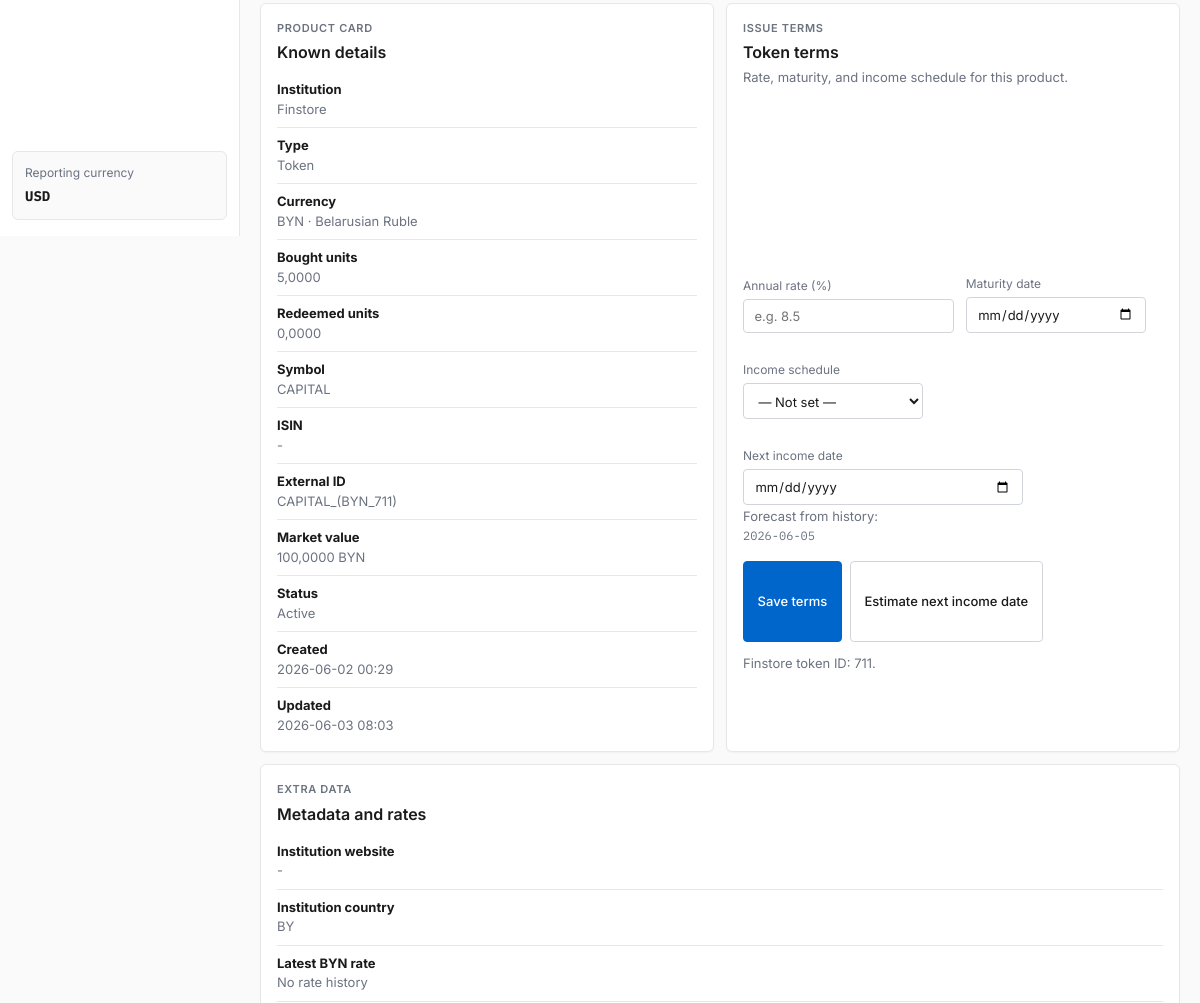
The page /products/620/ (middle part) on the database as committed earlier.
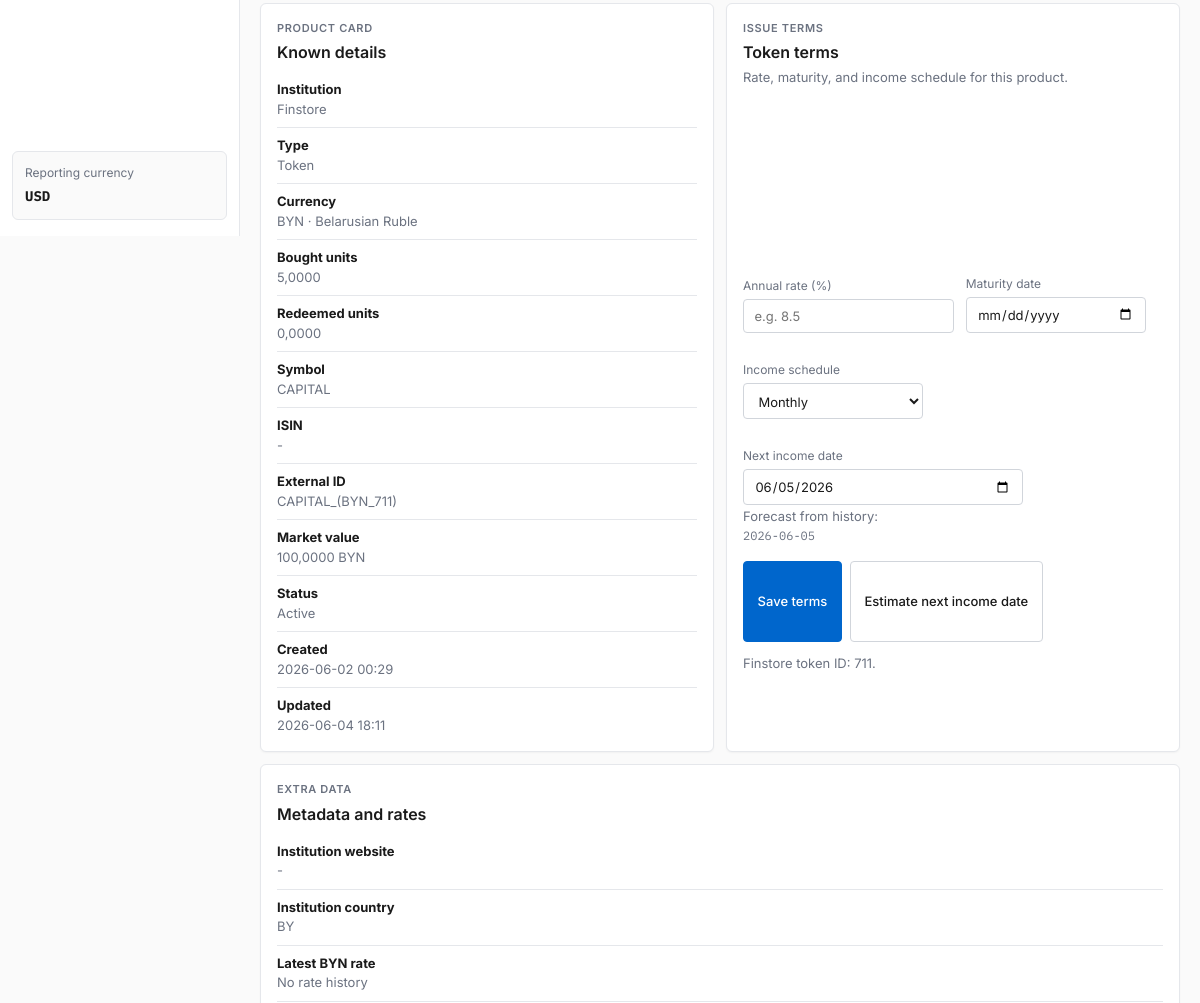
The same page on the database as committed later.
### apps/common/models.py (models this page shows, shortened)
class TimeStampedModel(models.Model):
	created_at = models.DateTimeField(auto_now_add=True)
	updated_at = models.DateTimeField(auto_now=True)
	class Meta:
		abstract = True

class Currency(TimeStampedModel):
	code = models.CharField(max_length=3, unique=True)
	name = models.CharField(max_length=64)
	symbol = models.CharField(max_length=8, blank=True)
	usd_rate = models.DecimalField(max_digits=18, decimal_places=6, default=1)
	is_base = models.BooleanField(default=False)
	metadata = models.JSONField(default=dict, blank=True)
	class Meta:
		ordering = ['code']
		verbose_name = 'Currency'
		verbose_name_plural = 'Currencies'

### apps/products/models.py (models this page shows, shortened)
class Product(TimeStampedModel):
	class ProductType(models.TextChoices):
		TOKEN = 'token', 'Token'
		STOCK = 'stock', 'Stock'
		BOND = 'bond', 'Bond'
		CRYPTO = 'crypto', 'Crypto'
		CFD = 'cfd', 'CFD'
		DEPOSIT = 'deposit', 'Deposit'
		ETF = 'etf', 'ETF'
		OTHER = 'other', 'Other'
	class IncomeSchedule(models.TextChoices):
		MONTHLY = 'monthly', 'Monthly'
		QUARTERLY = 'quarterly', 'Quarterly'
		SEMI_ANNUAL = 'semi_annual', 'Semi-annual'
		ANNUAL = 'annual', 'Annual'
		AT_MATURITY = 'at_maturity', 'At maturity'
		OTHER = 'other', 'Other'
	institution = models.ForeignKey('institutions.FinancialInstitution', on_delete=models.CASCADE, related_name='products')
	name = models.CharField(max_length=255)
	symbol = models.CharField(max_length=32, blank=True)
	isin = models.CharField(max_length=32, blank=True)
	product_type = models.CharField(max_length=32, choices=ProductType.choices, default=ProductType.OTHER)
	currency = models.ForeignKey('common.Currency', on_delete=models.PROTECT, related_name='products')
	units = models.DecimalField(max_digits=20, decimal_places=8, default=0)
	current_price = models.DecimalField(max_digits=20, decimal_places=8, default=0)
	current_value_usd = models.DecimalField(max_digits=20, decimal_places=2, default=0)
	external_id = models.CharField(max_length=128, blank=True)
	metadata = models.JSONField(default=dict, blank=True)
	is_active = models.BooleanField(default=True)
	annual_rate_pct = models.DecimalField(max_digits=8, decimal_places=4, null=True, blank=True)
	maturity_date = models.DateField(null=True, blank=True)
	income_schedule = models.CharField(
		max_length=16,
		choices=IncomeSchedule.choices,
		blank=True,
		default='',
	)
	next_income_date = models.DateField(null=True, blank=True)
	terms_updated_at = models.DateTimeField(null=True, blank=True)
	class Meta:
		ordering = ['name']
		constraints = [
			models.UniqueConstraint(
				fields=['institution', 'external_id'],
				condition=~Q(external_id=''),
				name='unique_product_external_id_per_institution',
			),
		]
	@property
	def market_value(self):
		return self.units * self.current_price
	@property
	def finstore_token_id(self) -> str:
		if isinstance(self.metadata, dict) and self.metadata.get('token_id'):
			return str(self.metadata['token_id'])
		if self.external_id and '_' in self.external_id:
			suffix = self.external_id.rsplit('_', 1)[-1]
			if suffix.endswith(')'):
				return suffix[:-1]
		return ''

### apps/institutions/models.py (models this page shows, shortened)
class FinancialInstitution(TimeStampedModel):
	class InstitutionType(models.TextChoices):
		BANK = 'bank', 'Bank'
		BROKER = 'broker', 'Broker'
		CRYPTO_EXCHANGE = 'crypto_exchange', 'Crypto exchange'
		INSURANCE = 'insurance', 'Insurance'
		OTHER = 'other', 'Other'
	name = models.CharField(max_length=255, unique=True)
	slug = models.SlugField(max_length=255, unique=True, blank=True)
	institution_type = models.CharField(max_length=32, choices=InstitutionType.choices, default=InstitutionType.BANK)
	country = models.CharField(max_length=2, default='BY')
	website = models.URLField(blank=True)
	base_currency = models.ForeignKey('common.Currency', null=True, blank=True, on_delete=models.SET_NULL, related_name='institutions')
	notes = models.TextField(blank=True)
	metadata = models.JSONField(default=dict, blank=True)
	is_active = models.BooleanField(default=True)
	class Meta:
		ordering = ['name']
		verbose_name = 'Financial institution'
		verbose_name_plural = 'Financial institutions'

### apps/products/views.py (the view, shortened to what this page needs)
# urls.py: path('<int:pk>/', views.product_detail, name='detail'),
@require_http_methods(['GET', 'POST'])
def product_detail(request, pk):
    product = get_object_or_404(
        Product.objects.select_related('institution', 'currency'),
        pk=pk,
    )
    terms_form = ProductTokenTermsForm(instance=product)
    context = _build_product_detail_context(product)
    context['terms_form'] = terms_form
    context['estimated_next_income_date'] = estimate_next_income_date(product)
    context['income_payment_count'] = len(income_payment_dates(product))
    context.update(_product_navigation(request, product))
    return render(request, 'products/detail.html', context)

### templates/products/detail.html (shortened to what this page needs)
{% extends 'core/base.html' %}
{% block content %}
<section class="stack-md">
    <div class="grid-two">
        <section class="panel stack-md">
            <div>
                <p class="eyebrow">Product card</p>
                <h2>Known details</h2>
            </div>
            <div class="meta-list">
                <div class="meta-item"><strong>Institution</strong><div class="muted">{{ product.institution.name }}</div></div>
                <div class="meta-item"><strong>Type</strong><div class="muted">{{ product.get_product_type_display }}</div></div>
                <div class="meta-item"><strong>Currency</strong><div class="muted">{{ product.currency.code }} · {{ product.currency.name }}</div></div>
                <div class="meta-item"><strong>Bought units</strong><div class="muted">{{ position_summary.bought_units|floatformat:4 }}</div></div>
                <div class="meta-item"><strong>Redeemed units</strong><div class="muted">{{ position_summary.redeemed_units|floatformat:4 }}</div></div>
                <div class="meta-item"><strong>Symbol</strong><div class="muted">{{ product.symbol|default:'-' }}</div></div>
                <div class="meta-item"><strong>ISIN</strong><div class="muted">{{ product.isin|default:'-' }}</div></div>
                <div class="meta-item"><strong>External ID</strong><div class="muted">{{ product.external_id|default:'-' }}</div></div>
                <div class="meta-item"><strong>Market value</strong><div class="muted">{{ product.market_value|floatformat:4 }} {{ product.currency.code }}</div></div>
                <div class="meta-item"><strong>Status</strong><div class="muted">{% if product.is_active %}Active{% else %}Inactive{% endif %}</div></div>
                <div class="meta-item"><strong>Created</strong><div class="muted">{{ product.created_at|date:'Y-m-d H:i' }}</div></div>
                <div class="meta-item"><strong>Updated</strong><div class="muted">{{ product.updated_at|date:'Y-m-d H:i' }}</div></div>
            </div>
        </section>
        <section class="panel stack-md">
            <div>
                <p class="eyebrow">Issue terms</p>
                <h2>Token terms</h2>
                <p class="muted">Rate, maturity, and income schedule for this product.</p>
            </div>
            {% include 'products/partials/token_terms_form.html' %}
        </section>
    </div>
    <section class="panel stack-md">
        <div>
            <p class="eyebrow">Extra data</p>
            <h2>Metadata and rates</h2>
        </div>
        <div class="meta-list">
            <div class="meta-item"><strong>Institution website</strong><div class="muted">{{ product.institution.website|default:'-' }}</div></div>
            <div class="meta-item"><strong>Institution country</strong><div class="muted">{{ product.institution.country }}</div></div>
            <div class="meta-item"><strong>Latest BYN rate</strong><div class="muted">{% if latest_rate %}{{ latest_rate.rate_byn|stringformat:'.6f' }} on {{ latest_rate.rate_date|date:'Y-m-d' }}{% else %}No rate history{% endif %}</div></div>
        </div>
    </section>
</section>
{% endblock %}

### templates/core/base.html (shortened to what this page needs)
{% load static %}
<!DOCTYPE html>
<html lang="ru" data-theme="light">
<head>
    <link rel="stylesheet" href="{% static 'css/app.css' %}">
</head>
<body>
    <div class="app-shell">
        <aside class="sidebar">
            <nav class="nav" aria-label="Main">
            </nav>
            <div class="sidebar-note">
                <span>Reporting currency</span>
                <strong class="font-mono">{{ reporting_base_currency }}</strong>
            </div>
        </aside>
        <div class="main-column">
            <main class="main-content">
                {% block content %}{% endblock %}
            </main>
        </div>
    </div>
</body>
</html>

### templates/products/partials/token_terms_form.html (shortened to what this page needs)
<form method="post" class="stack-md token-terms-form">
    <div class="filter-bar token-terms-fields">
        <label class="filter-field">
            <span>{{ terms_form.annual_rate_pct.label }}</span>
            {{ terms_form.annual_rate_pct }}
        </label>
        <label class="filter-field">
            <span>{{ terms_form.maturity_date.label }}</span>
            {{ terms_form.maturity_date }}
        </label>
        <label class="filter-field">
            <span>{{ terms_form.income_schedule.label }}</span>
            {{ terms_form.income_schedule }}
        </label>
        <label class="filter-field">
            <span>{{ terms_form.next_income_date.label }}</span>
            {{ terms_form.next_income_date }}
            {% if estimated_next_income_date %}
                <small class="muted">Forecast from history: <span class="font-mono">{{ estimated_next_income_date|date:'Y-m-d' }}</span></small>
            {% endif %}
        </label>
    </div>
    <div class="form-actions">
        <button type="submit" class="button" name="action" value="save_terms">Save terms</button>
        <button type="submit" class="button button-secondary" name="action" value="recompute_next_income">
            Estimate next income date
        </button>
    </div>
    <p class="muted">
        Finstore token ID: {{ product.finstore_token_id|default:'—' }}.
    </p>
</form>

Rows that differ between the two databases and show on the page:
changed Product "Token": updated_at "2026-06-03 08:03" → "2026-06-04 18:11"; income_schedule "— Not set —" → "Monthly"; next_income_date (not shown) → "06/05/2026"
